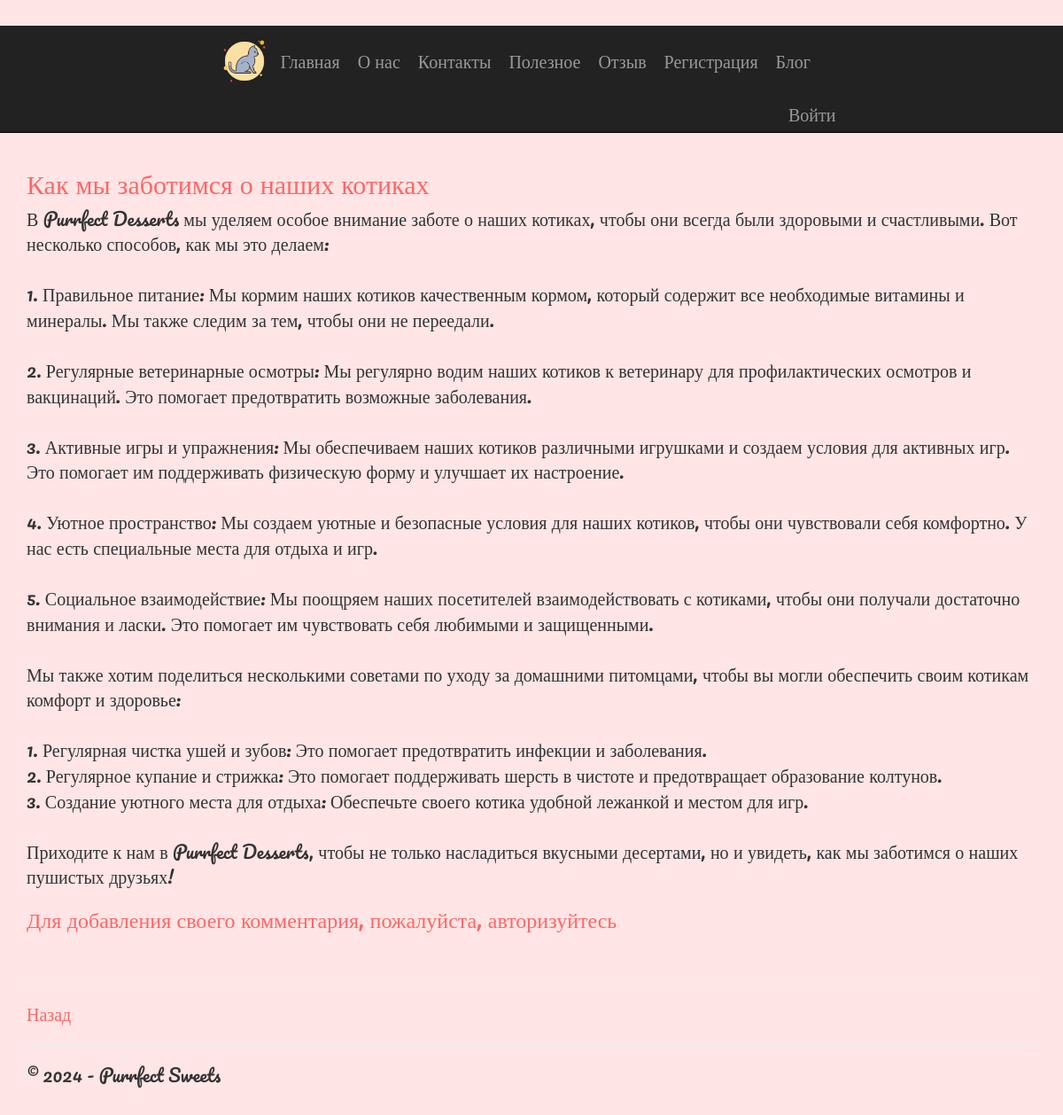
Page /blogpost/4/ on the earlier database version.
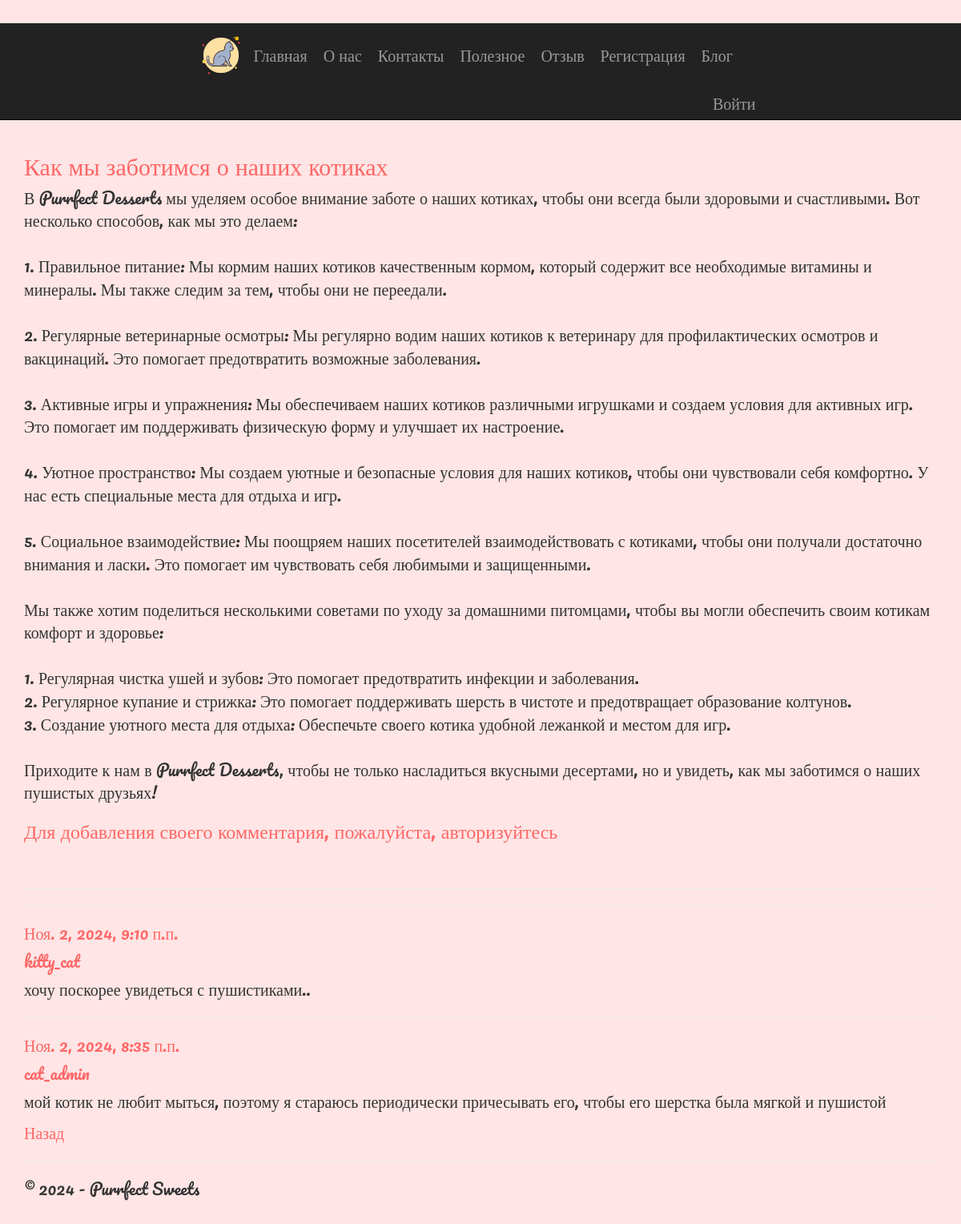
Same page on the later database version.
### app/models.py (models this page shows, shortened)
class Comment (models.Model):
    text = models.TextField(verbose_name = "Текст комментария")
    date = models.DateTimeField(default = datetime.now(), db_index = True, verbose_name = "Дата комментария")
    author = models.ForeignKey(User, on_delete = models.CASCADE, verbose_name = "Автор комментария")
    post = models.ForeignKey(Blog, on_delete = models.CASCADE, verbose_name = "Статья комментария")
    class Meta:
        db_table = "Comment"
        ordering = ["-date"]
        verbose_name = "Комментарии к статье блога"
        verbose_name_plural = "Комментарии к статьям блога"

### app/views.py (the view)
# urls.py: path('blogpost/<int:parametr>/', views.blogpost, name='blogpost'),
def blogpost(request, parametr):
    assert isinstance(request, HttpRequest)
    post_1 = Blog.objects.get(id=parametr) # запрос на выбор конкретной статьи по параметру
    comments = Comment.objects.filter(post=parametr)
    if request.method == "POST": # после отправки данных формы на сервер методом POST
        form = CommentForm(request.POST)
        if form.is_valid():
            comment_f = form.save(commit=False)
            comment_f.author = request.user # добавляем (так как этого поля нет в форме) в модель Комментария (Comment) в поле автор авторизованного пользователя
            comment_f.date = datetime.now() # добавляем в модель Комментария (Comment) текущую дату
            comment_f.post = Blog.objects.get(id=parametr) # добавляем в модель Комментария (Comment) статью, для которой данный комментарий
            comment_f.save() # сохраняем изменения после добавления полей
            return redirect('blogpost', parametr=post_1.id) # переадресация на ту же страницу статьи после отправки комментария
    else:
        form = CommentForm() # создание формы для ввода комментария
    return render(
        request,
        'app/blogpost.html',
        {
            'post_1': post_1, # передача конкретной статьи в шаблон веб-страницы
            'comments': comments, # передача всех комментариев к данной статье в шаблон веб-страницы
            'form': form, # передача формы добавления комментария в шаблон веб-страницы
            'year':datetime.now().year,
        }
)

### app/templatetags/custom_filters.py (called while the page is built)
@register.filter
def in_group(user, group_name):
    return user.groups.filter(name=group_name).exists()

### app/templates/app/blogpost.html (shortened to what this page needs)
﻿{% extends "app/layout.html" %}
{% block content %}
<h2> {{post_1.title}} </h2>
<p> {{post_1.content|linebreaksbr}} </p>
{% if user.is_authenticated %}
<h3>Добавить комментарий</h3>
<form method="POST">
    {% csrf_token %}
    <div>
        {{form.as_p}}
        <button type="submit" class="save btn btn-default"> Отправить комментарий </button>
    </div>
</form>
{% else %}
<h3> Для добавления своего комментария, пожалуйста, авторизуйтесь </h3>
{% endif %}
<br />
<hr />
{% for comment in comments %}
<hr />
<h7 class="comment-date"> {{comment.date}} </h7>
<h5 class="comment-author"> {{comment.author}} </h5>
<p> {{comment.text|linebreaksbr}} </p>
{% endfor %}
<p> <a href="{% url 'blog' %}" class="back-link">Назад</a></p>
    {% endblock %}

Differences in the rows shown:
added Comment: date "Ноя. 2, 2024, 9:10 п.п.", author "kitty_cat", text "хочу поскорее увидеться с пушистиками.."
added Comment: date "Ноя. 2, 2024, 8:35 п.п.", author "cat_admin", text "мой котик не любит мыться, поэтому я стараюсь периодически причесывать его, чтобы его шерстка была мягкой и пушистой"
